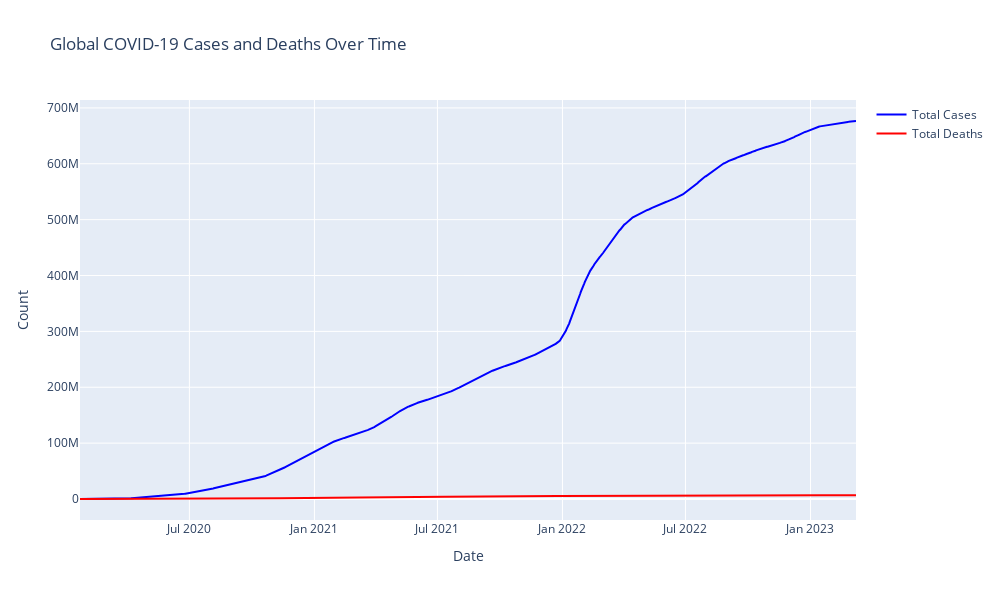

The notebook cell this image was saved under:
### Code cell
import pandas as pd

import numpy as np

import plotly.express as px

import plotly.graph_objects as go

from datetime import datetime

import seaborn as sns

import matplotlib.pyplot as plt



# Data Processing

def load_and_process_data():

    """

    Load and process COVID-19 data from JHU CSSE GitHub repository

    """

    # Load confirmed cases data

    url_confirmed = "https://raw.githubusercontent.com/CSSEGISandData/COVID-19/master/csse_covid_19_data/csse_covid_19_time_series/time_series_covid19_confirmed_global.csv"

    confirmed_df = pd.read_csv(url_confirmed)

    

    # Load deaths data

    url_deaths = "https://raw.githubusercontent.com/CSSEGISandData/COVID-19/master/csse_covid_19_data/csse_covid_19_time_series/time_series_covid19_deaths_global.csv"

    deaths_df = pd.read_csv(url_deaths)

    

    # Melt the dataframes to convert to long format

    confirmed_melted = confirmed_df.melt(

        id_vars=['Province/State', 'Country/Region', 'Lat', 'Long'],

        var_name='Date',

        value_name='Confirmed'

    )

    

    deaths_melted = deaths_df.melt(

        id_vars=['Province/State', 'Country/Region', 'Lat', 'Long'],

        var_name='Date',

        value_name='Deaths'

    )

    

    # Merge confirmed cases and deaths

    covid_data = confirmed_melted.merge(

        deaths_melted[['Province/State', 'Country/Region', 'Date', 'Deaths']],

        on=['Province/State', 'Country/Region', 'Date']

    )

    

    # Convert date to datetime

    covid_data['Date'] = pd.to_datetime(covid_data['Date'])

    

    # Group by country and date

    country_data = covid_data.groupby(['Country/Region', 'Date']).agg({

        'Confirmed': 'sum',

        'Deaths': 'sum',

        'Lat': 'mean',

        'Long': 'mean'

    }).reset_index()

    

    # Calculate daily new cases and deaths

    country_data['New_Cases'] = country_data.groupby('Country/Region')['Confirmed'].diff().fillna(0)

    country_data['New_Deaths'] = country_data.groupby('Country/Region')['Deaths'].diff().fillna(0)

    

    return country_data



def create_choropleth(data, date):

    """

    Create a choropleth map for a specific date

    """

    date_data = data[data['Date'] == date]

    

    fig = px.choropleth(

        date_data,

        locations='Country/Region',

        locationmode='country names',

        color=np.log10(date_data['Confirmed'] + 1),  # Log scale for better visualization

        hover_name='Country/Region',

        hover_data=['Confirmed', 'Deaths'],

        title=f'COVID-19 Confirmed Cases by Country ({date.strftime("%Y-%m-%d")})',

        color_continuous_scale='Viridis'

    )

    

    fig.update_layout(

        title_x=0.5,

        geo=dict(showframe=False, showcoastlines=True, projection_type='equirectangular'),

        width=1000,

        height=600

    )

    

    return fig



def create_time_series_plots(data):

    """

    Create time series plots for global cases and deaths

    """

    global_data = data.groupby('Date').agg({

        'New_Cases': 'sum',

        'New_Deaths': 'sum',

        'Confirmed': 'sum',

        'Deaths': 'sum'

    }).reset_index()

    

    # Create figure with secondary y-axis

    fig = go.Figure()

    

    # Add traces

    fig.add_trace(

        go.Scatter(x=global_data['Date'], y=global_data['Confirmed'],

                  name="Total Cases", line=dict(color='blue'))

    )

    

    fig.add_trace(

        go.Scatter(x=global_data['Date'], y=global_data['Deaths'],

                  name="Total Deaths", line=dict(color='red'))

    )

    

    # Update layout

    fig.update_layout(

        title='Global COVID-19 Cases and Deaths Over Time',

        xaxis_title='Date',

        yaxis_title='Count',

        hovermode='x unified',

        width=1000,

        height=600

    )

    

    return fig



def main():

    # Load and process data

    print("Loading and processing data...")

    covid_data = load_and_process_data()

    

    # Create choropleth map for the most recent date

    latest_date = covid_data['Date'].max()

    choropleth_map = create_choropleth(covid_data, latest_date)

    choropleth_map.show()

    

    # Create time series plots

    time_series_plot = create_time_series_plots(covid_data)

    time_series_plot.show()

    

    # Print summary statistics

    print("\nGlobal Summary Statistics:")

    latest_global = covid_data[covid_data['Date'] == latest_date].agg({

        'Confirmed': 'sum',

        'Deaths': 'sum'

    })

    print(f"Total Confirmed Cases: {latest_global['Confirmed']:,.0f}")

    print(f"Total Deaths: {latest_global['Deaths']:,.0f}")

    

    # Export processed data

    covid_data.to_csv('processed_covid_data.csv', index=False)



if __name__ == "__main__":

    main()

### Figure 1 — Plotly figure (JSON) as saved in the notebook; plotly's stock layout.template omitted (floating-point values rounded to 4 significant figures; data arrays with more than 128 entries replaced by an {"elided": "..."} marker saying what was removed)
{"data": [{"line": {"color": "blue"}, "name": "Total Cases", "type": "scatter", "x": {"elided": "1143 str values"}, "y": {"elided": "1143 int values"}}, {"line": {"color": "red"}, "name": "Total Deaths", "type": "scatter", "x": {"elided": "1143 str values"}, "y": {"elided": "1143 int values"}}], "layout": {"height": 600, "hovermode": "x unified", "title": {"text": "Global COVID-19 Cases and Deaths Over Time"}, "width": 1000, "xaxis": {"autorange": true, "range": ["2020-01-22", "2023-03-09"], "title": {"text": "Date"}, "type": "date"}, "yaxis": {"autorange": true, "range": [-37590000.0, 714200000.0], "title": {"text": "Count"}, "type": "linear"}}}
